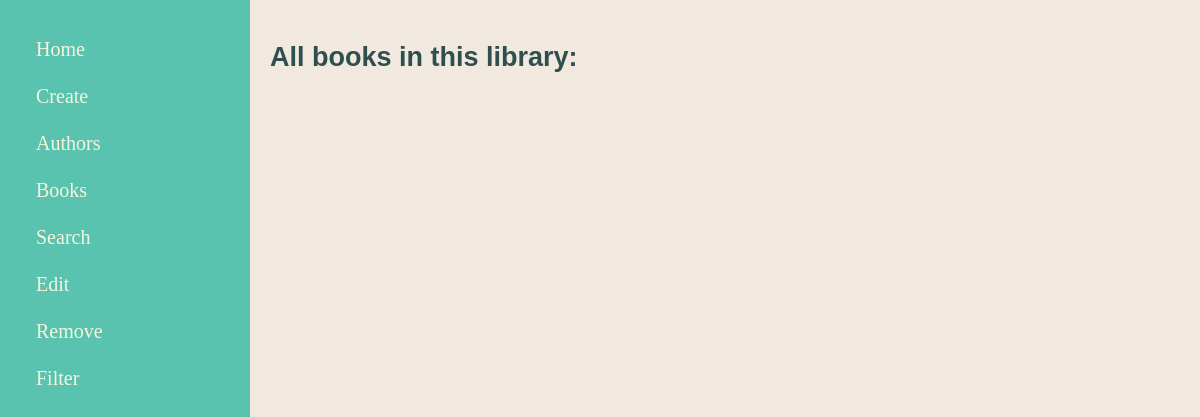
/books/, run on an earlier commit of the app's database.
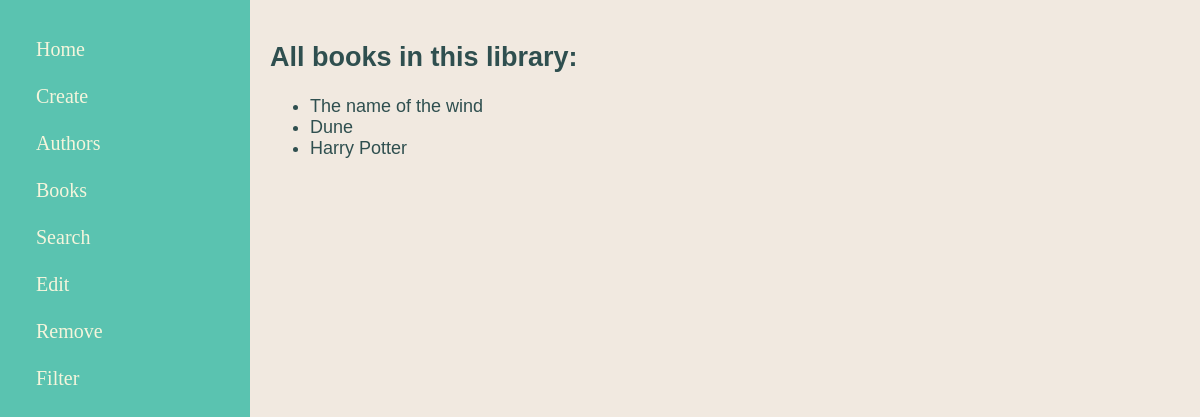
And on a later commit of the database.
### main/models.py (models this page shows, shortened)
class Book(models.Model):
    title = models.CharField(max_length=200)
    author = models.ForeignKey(Author,on_delete=models.CASCADE)
    price = models.IntegerField()
    publication_date = models.DateField()

### main/views.py (the view)
# urls.py: path("books/",views.books,name="books"),
def books(response):
    all_books = Book.objects.all()
    return render(response,"main/showbooks.html",{"all_books":all_books})

### main/templates/main/showbooks.html (shortened to what this page needs)
{% extends 'main/base.html' %}
{% block content %}
<h2>All books in this library:</h2>
<ul>
    {% for b in all_books%}
    <li>{{b.title}}</li>
    {% endfor%}
</ul>
{% endblock %}

What changed in the data, as far as the page shows it:
added Book: title "The name of the wind"
added Book: title "Dune"
added Book: title "Harry Potter"
